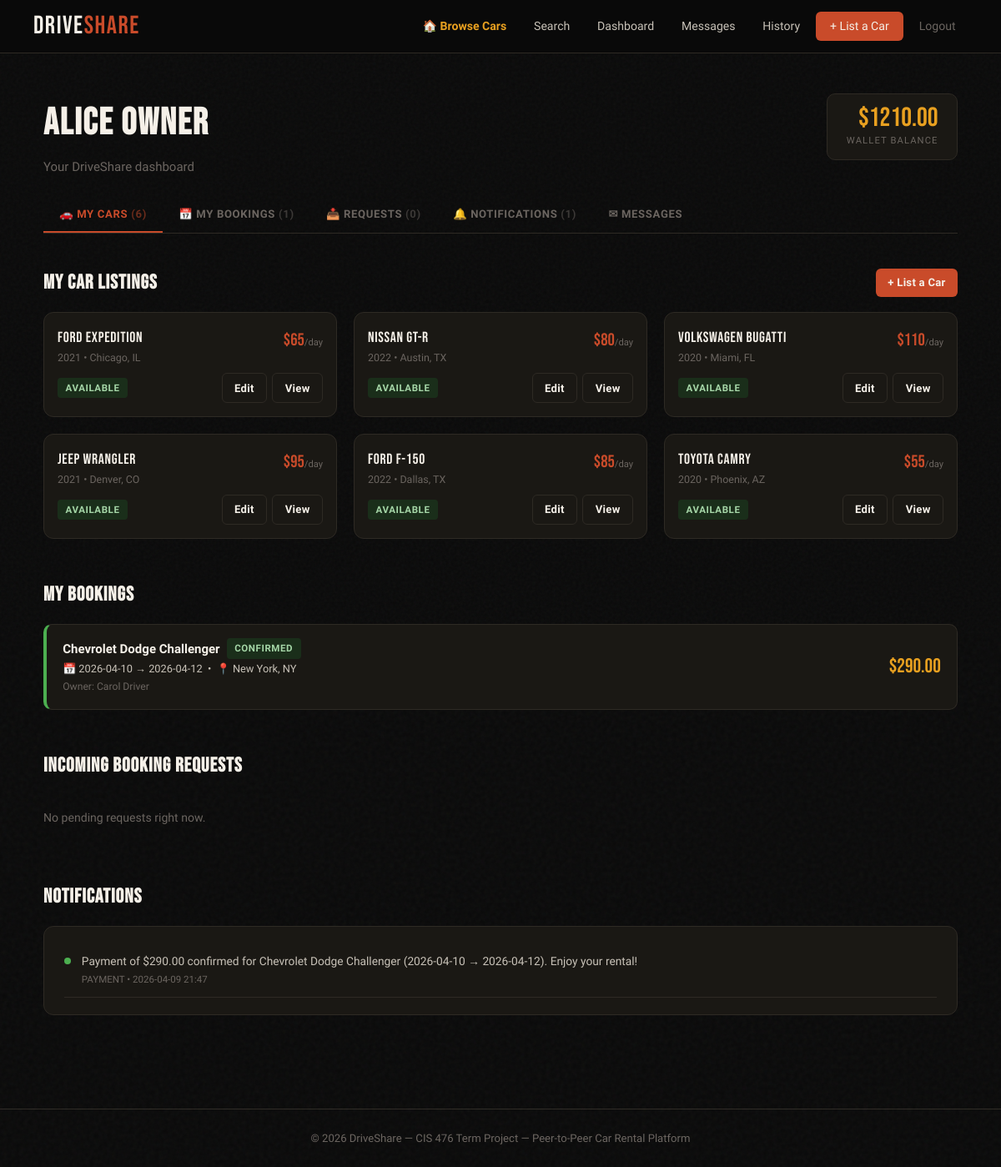
The page /dashboard (signed in) on the database as committed earlier.
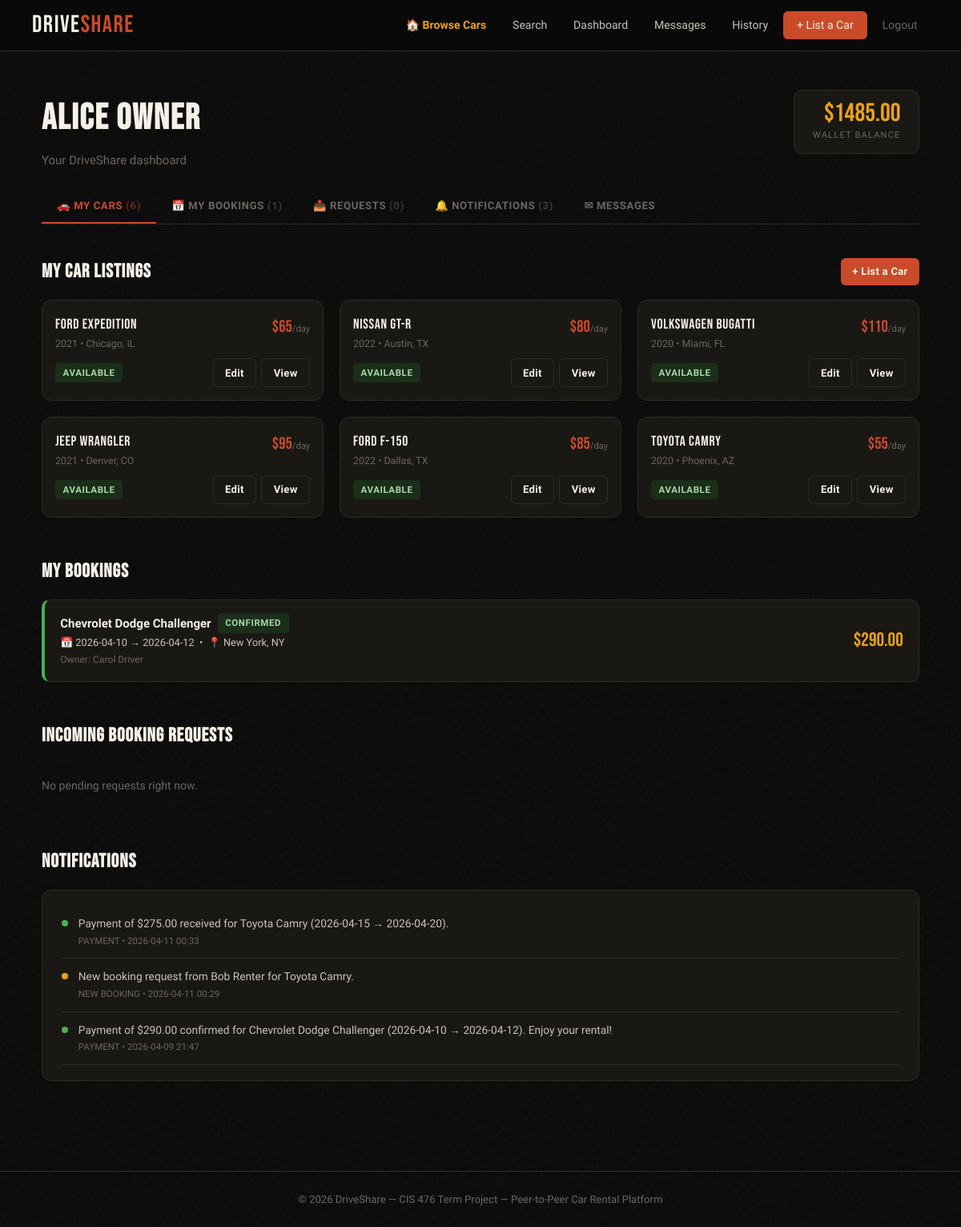
The same page on the database as committed later.
### tables this page shows
CREATE TABLE users (
            id               INTEGER PRIMARY KEY AUTOINCREMENT,
            name             TEXT    NOT NULL,
            email            TEXT    UNIQUE NOT NULL,
            password         TEXT    NOT NULL,          -- SHA-256 hash
            security_q1      TEXT    NOT NULL,          -- question text
            security_answer1 TEXT    NOT NULL,          -- SHA-256 hash
            security_q2      TEXT    NOT NULL,
            security_answer2 TEXT    NOT NULL,
            security_q3      TEXT    NOT NULL,
            security_answer3 TEXT    NOT NULL,
            balance          REAL    DEFAULT 500.00,    -- demo wallet balance
            created_at       DATETIME DEFAULT CURRENT_TIMESTAMP
        );

CREATE TABLE cars (
            id            INTEGER PRIMARY KEY AUTOINCREMENT,
            owner_id      INTEGER NOT NULL REFERENCES users(id),
            make          TEXT    NOT NULL,   -- e.g. Toyota
            model         TEXT    NOT NULL,   -- e.g. Camry
            year          INTEGER NOT NULL,
            mileage       INTEGER DEFAULT 0,
            location      TEXT    NOT NULL,
            price_per_day REAL    NOT NULL,
            description   TEXT    DEFAULT '',
            image_url     TEXT    DEFAULT '',
            avail_start   DATE,               -- availability window start
            avail_end     DATE,               -- availability window end
            is_available  INTEGER DEFAULT 1,  -- 1=available, 0=unlisted
            created_at    DATETIME DEFAULT CURRENT_TIMESTAMP
        );

CREATE TABLE bookings (
            id          INTEGER PRIMARY KEY AUTOINCREMENT,
            car_id      INTEGER NOT NULL REFERENCES cars(id),
            renter_id   INTEGER NOT NULL REFERENCES users(id),
            start_date  DATE    NOT NULL,
            end_date    DATE    NOT NULL,
            total_price REAL    NOT NULL,
            status      TEXT    DEFAULT 'pending',  -- pending/approved/confirmed/cancelled
            created_at  DATETIME DEFAULT CURRENT_TIMESTAMP
        );

CREATE TABLE notifications (
            id         INTEGER PRIMARY KEY AUTOINCREMENT,
            user_id    INTEGER NOT NULL REFERENCES users(id),
            car_id     INTEGER REFERENCES cars(id),
            event_type TEXT    NOT NULL,   -- price_drop / booked / approved / payment
            message    TEXT    NOT NULL,
            is_read    INTEGER DEFAULT 0,
            created_at DATETIME DEFAULT CURRENT_TIMESTAMP
        );

### app.py (the view)
@app.route('/dashboard')
@login_required
def dashboard():
    db   = get_db()
    user = UserSession.get_instance().get_current_user()
    uid  = user['id']
    my_cars = db.execute(
        "SELECT * FROM cars WHERE owner_id=?", (uid,)
    ).fetchall()
    my_bookings = db.execute(
        """SELECT b.*, c.make, c.model, c.location, c.image_url,
                  u.name as owner_name
           FROM bookings b
           JOIN cars c ON b.car_id=c.id
           JOIN users u ON c.owner_id=u.id
           WHERE b.renter_id=?
           ORDER BY b.created_at DESC""", (uid,)
    ).fetchall()
    incoming = db.execute(
        """SELECT b.*, c.make, c.model, u.name as renter_name
           FROM bookings b
           JOIN cars c ON b.car_id=c.id
           JOIN users u ON b.renter_id=u.id
           WHERE c.owner_id=? AND b.status='pending'
           ORDER BY b.created_at DESC""", (uid,)
    ).fetchall()
    notifications = db.execute(
        "SELECT * FROM notifications WHERE user_id=? "
        "ORDER BY created_at DESC LIMIT 15", (uid,)
    ).fetchall()
    unread = db.execute(
        "SELECT COUNT(*) as cnt FROM messages "
        "WHERE receiver_id=? AND is_read=0", (uid,)
    ).fetchone()['cnt']
    balance = db.execute(
        "SELECT balance FROM users WHERE id=?", (uid,)
    ).fetchone()['balance']
    return render_template('dashboard.html',
        user=user, my_cars=my_cars, my_bookings=my_bookings,
        incoming_bookings=incoming, notifications=notifications,
        unread_messages=unread, balance=balance)

### app.py (called while the page is built)
def login_required(f):
    from functools import wraps
    @wraps(f)
    def decorated(*args, **kwargs):
        if not UserSession.get_instance().is_logged_in():
            flash('Please log in to continue.', 'warning')
            return redirect(url_for('login'))
        return f(*args, **kwargs)
    return decorated

    @classmethod
    def get_instance(cls):
        if cls._instance is None:
            cls._instance = cls()
        return cls._instance

    def get_current_user(self):
        if 'user_id' in session:
            return {'id': session['user_id'],
                    'email': session['user_email'],
                    'name': session['user_name']}
        return None

    def is_logged_in(self):
        return 'user_id' in session

### database.py (called while the page is built)
def get_db():
    if 'db' not in g:
        g.db = sqlite3.connect(DATABASE)
        g.db.row_factory = sqlite3.Row   # rows behave like dicts (row['col'])
        g.db.execute("PRAGMA foreign_keys = ON")   # enforce FK constraints
    return g.db

### templates/dashboard.html (shortened to what the changed rows need)
{% extends "base.html" %}
{% block content %}
<div class="container page-pad">
  <div style="display:flex; justify-content:space-between; align-items:flex-start;
              margin-bottom:1.5rem; flex-wrap:wrap; gap:1rem;">
    <div>
      <h1 class="page-title">{{ user.name }}</h1>
      <p style="color:var(--gray); margin-top:0.2rem;">Your DriveShare dashboard</p>
    </div>
    <div style="background:var(--card-bg); border:1px solid var(--border);
                border-radius:10px; padding:0.8rem 1.4rem; text-align:right;">
      <div style="font-family:'Bebas Neue',sans-serif; font-size:2rem;
                  color:var(--amber); line-height:1;">${{ "%.2f"|format(balance) }}</div>
      <div style="font-size:0.7rem; color:var(--gray); text-transform:uppercase;
                  letter-spacing:.1em; margin-top:2px;">Wallet Balance</div>
    </div>
  </div>
  <div class="dash-tabs">
    <a href="#notifs"    class="dash-tab">🔔 Notifications <span style="opacity:.5;">({{ notifications|length }})</span></a>
  </div>
  <section id="my-cars" style="margin-bottom:3rem;">
    <div style="display:flex; justify-content:space-between; align-items:center; margin-bottom:1rem;">
      <h2 class="section-label" style="margin-bottom:0;">My Car Listings</h2>
    </div>
    {% if my_cars %}
    <div class="car-grid">
      {% for car in my_cars %}
      <div class="owner-car-card">
        <div style="padding:1rem; flex:1; display:flex; flex-direction:column; gap:0.5rem;">
          <div style="display:flex; justify-content:space-between; align-items:flex-start;">
            <div>
              <div style="font-family:'Bebas Neue',sans-serif; font-size:1.1rem;
                          letter-spacing:.04em;">{{ car.make }} {{ car.model }}</div>
              <div style="font-size:0.78rem; color:var(--gray);">
                {{ car.year }} &bull; {{ car.location }}
              </div>
            </div>
            <div style="font-family:'Bebas Neue',sans-serif; font-size:1.3rem;
                        color:var(--rust);">
              ${{ "%.0f"|format(car.price_per_day) }}<span style="font-family:'Sora',sans-serif; font-size:0.7rem; color:var(--gray);">/day</span>
            </div>
          </div>
          <div style="display:flex; gap:0.4rem; align-items:center; margin-top:auto;">
            <span class="badge {% if car.is_available %}badge-confirmed{% else %}badge-cancelled{% endif %}">
              {% if car.is_available %}Available{% else %}Delisted{% endif %}
            </span>
            <a href="/cars/{{ car.id }}/edit" class="btn btn-outline btn-sm" style="margin-left:auto;">Edit</a>
            <a href="/cars/{{ car.id }}" class="btn btn-outline btn-sm">View</a>
          </div>
        </div>
      </div>
      {% endfor %}
    </div>
    {% endif %}
  </section>
  <section id="bookings" style="margin-bottom:3rem;">
    <h2 class="section-label" style="margin-bottom:1rem;">My Bookings</h2>
    {% if my_bookings %}
    <div style="display:flex; flex-direction:column; gap:0.65rem;">
      {% for b in my_bookings %}
      <div class="booking-row {{ b.status }}">
        <div style="display:flex; gap:0.9rem; align-items:center; flex:1; min-width:0;">
          <div style="min-width:0;">
            <div style="display:flex; align-items:center; gap:0.5rem; flex-wrap:wrap;">
              <strong style="color:var(--white);">{{ b.make }} {{ b.model }}</strong>
              <span class="badge badge-{{ b.status }}">{{ b.status }}</span>
            </div>
            <div style="font-size:0.8rem; color:var(--gray-lt); margin-top:2px;">
              📅 {{ b.start_date }} → {{ b.end_date }}
              &nbsp;&bull;&nbsp; 📍 {{ b.location }}
            </div>
            <div style="font-size:0.76rem; color:var(--gray); margin-top:2px;">
              Owner: {{ b.owner_name }}
            </div>
          </div>
        </div>
        <div style="display:flex; flex-direction:column; align-items:flex-end; gap:0.35rem; flex-shrink:0;">
          <div style="font-family:'Bebas Neue',sans-serif; font-size:1.5rem; color:var(--amber);">
            ${{ "%.2f"|format(b.total_price) }}
          </div>
        </div>
      </div>
      {% endfor %}
    </div>
    {% endif %}
  </section>
  <section id="incoming" style="margin-bottom:3rem;">
    <h2 class="section-label" style="margin-bottom:1rem;">Incoming Booking Requests</h2>
  </section>
  <section id="notifs">
    <h2 class="section-label" style="margin-bottom:1rem;">Notifications</h2>
    {% if notifications %}
    <div style="background:var(--card-bg); border:1px solid var(--border);
                border-radius:12px; padding:1.2rem 1.5rem;">
      {% for n in notifications %}
      <div class="notif-item">
        <div class="notif-dot {{ n.event_type }}"></div>
        <div style="flex:1;">
          <div style="font-size:0.86rem; color:var(--gray-lt); line-height:1.5;">
            {{ n.message }}
          </div>
          <div style="font-size:0.72rem; color:var(--gray); margin-top:2px;">
            {{ n.event_type.upper().replace('_',' ') }} &bull; {{ n.created_at[:16] }}
          </div>
        </div>
      </div>
      {% endfor %}
    </div>
    {% else %}
    <p style="color:var(--gray); font-size:0.88rem; padding:1rem 0;">
      No notifications yet. Notifications appear when bookings are made,
      approved, paid, or when watched cars change.
    </p>
    {% endif %}
  </section>
</div>
{% endblock %}

Rows that differ between the two databases and show on the page:
changed users "Alice Owner": balance "1210.00" → "1485.00"
added notifications: message "Payment of $275.00 received for Toyota Camry (2026-04-15 → 2026-04-20).", event_type "PAYMENT", created_at "2026-04-11 00:33"
added notifications: message "New booking request from Bob Renter for Toyota Camry.", event_type "NEW BOOKING", created_at "2026-04-11 00:29"
Other text that changed with them:
{{ notifications|length }}: "1" → "3"
